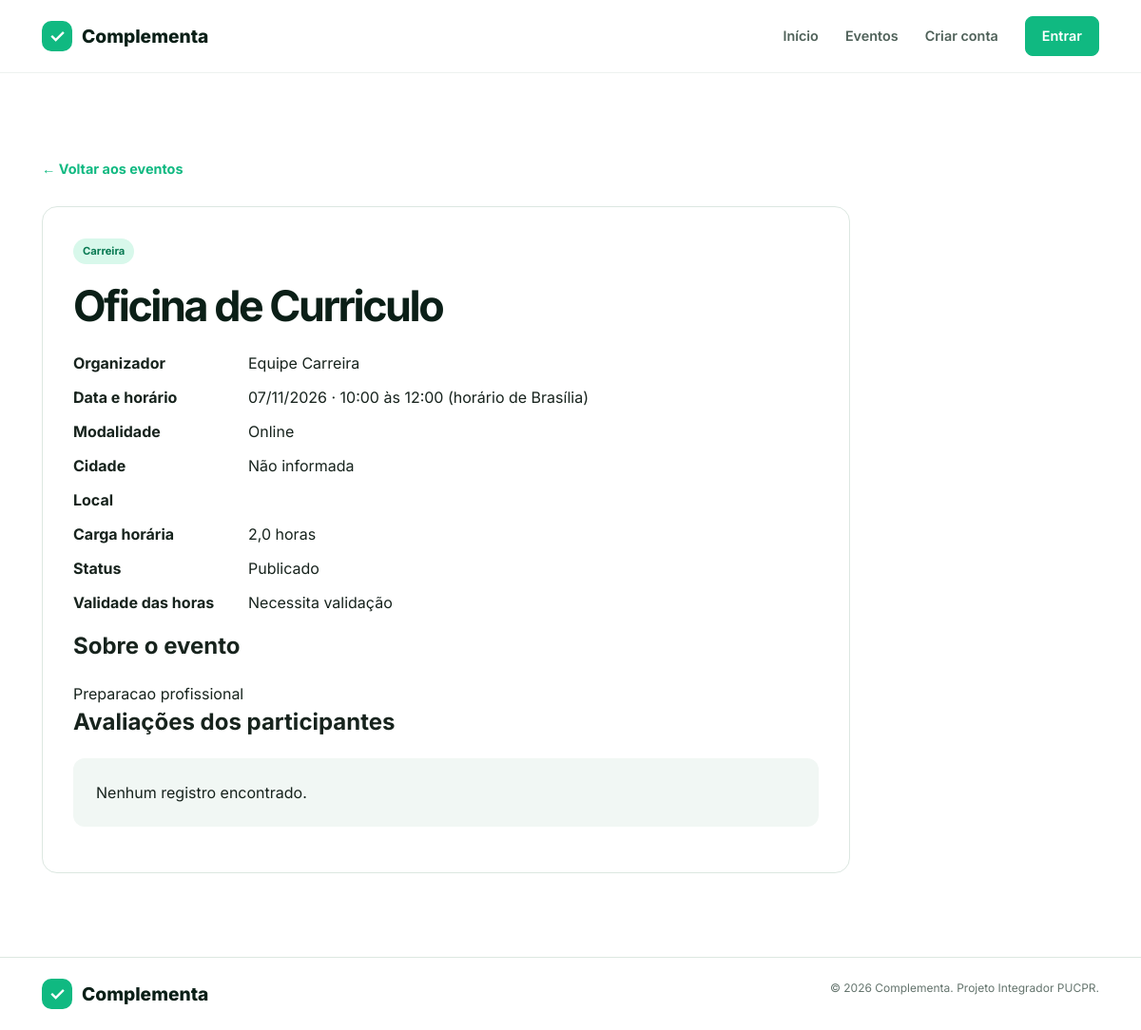
The app's page /evento.php?id=3 with its own data.
### tables this page shows
CREATE TABLE evento (
 id_evento INT UNSIGNED AUTO_INCREMENT PRIMARY KEY,
 id_organizador INT UNSIGNED NOT NULL, id_categoria INT UNSIGNED NOT NULL,
 titulo VARCHAR(150) NOT NULL, descricao VARCHAR(2000) NOT NULL, data_evento DATE NOT NULL,
 horario_inicio TIME NOT NULL, horario_termino TIME NOT NULL,
 carga_horaria DECIMAL(4,1) NOT NULL, modalidade VARCHAR(20) NOT NULL,
 cidade VARCHAR(100) NULL, local_evento VARCHAR(200) NULL, link VARCHAR(500) NULL,
 status VARCHAR(20) NOT NULL DEFAULT 'Publicado', validade_horas VARCHAR(30) NOT NULL DEFAULT 'Necessita validação',
 FOREIGN KEY (id_organizador) REFERENCES organizador(id_organizador),
 FOREIGN KEY (id_categoria) REFERENCES categoria(id_categoria),
 CHECK (carga_horaria BETWEEN 0.5 AND 999), CHECK (horario_termino > horario_inicio)
);

CREATE TABLE categoria (
 id_categoria INT UNSIGNED AUTO_INCREMENT PRIMARY KEY,
 nome VARCHAR(80) NOT NULL UNIQUE, descricao VARCHAR(500) NULL
);

CREATE TABLE organizador (
 id_organizador INT UNSIGNED AUTO_INCREMENT PRIMARY KEY,
 nome VARCHAR(150) NOT NULL, tipo VARCHAR(30) NOT NULL, email VARCHAR(150) NOT NULL UNIQUE,
 telefone VARCHAR(20) NULL, cidade VARCHAR(100) NOT NULL, senha_hash VARCHAR(255) NULL
);

### conexao.php (called while the page is built, shortened)
<?php
function obterConexao(): PDO
{
    $host = getenv('DB_HOST') ?: '127.0.0.1';
    $port = getenv('DB_PORT') ?: '3306';
    $database = getenv('DB_NAME') ?: 'complementa';
    $username = getenv('DB_USER') ?: 'root';
    $password = getenv('DB_PASSWORD');
    $password = $password === false ? '' : $password;
    $dsn = "mysql:host={$host};port={$port};dbname={$database};charset=utf8mb4";
    return new PDO($dsn, $username, $password, [
        PDO::ATTR_ERRMODE => PDO::ERRMODE_EXCEPTION,
        PDO::ATTR_DEFAULT_FETCH_MODE => PDO::FETCH_ASSOC,
        PDO::ATTR_EMULATE_PREPARES => false,
        PDO::MYSQL_ATTR_INIT_COMMAND => "SET time_zone = '-03:00'",
    ]);
}

### evento.php (the view, shortened to what this page needs)
<?php
require_once __DIR__ . '/app.php';
require_once __DIR__.'/painel_ui.php';
$evento = null;
$erros = [];
$id = filter_var($_GET['id'] ?? null, FILTER_VALIDATE_INT, ['options' => ['min_range' => 1]]);
if ($id) {
    try {
        $consulta = obterConexao()->prepare('SELECT e.id_evento,e.id_organizador,e.titulo,e.descricao,e.data_evento,e.horario_inicio,e.horario_termino,e.carga_horaria,e.modalidade,e.cidade,e.local_evento,e.link,e.status,e.validade_horas, c.nome AS categoria, o.nome AS organizador
            FROM evento e JOIN categoria c ON c.id_categoria = e.id_categoria
            JOIN organizador o ON o.id_organizador = e.id_organizador
            WHERE e.id_evento = :id');
        $consulta->execute(['id' => $id]);
        $evento = $consulta->fetch();
    } catch (PDOException $erro) {
        $erros[] = falhaBanco($erro);
    }
}
?>
<main class="container section">
    <a class="text-link" href="eventos.php">← Voltar aos eventos</a>
    <?php if ($evento): ?>
        <article class="detail-card">
            <span class="event-category"><?= escapar($evento['categoria']) ?></span>
            <h1><?= escapar($evento['titulo']) ?></h1>
            <dl class="event-info">
                <dt>Organizador</dt><dd><?= escapar($evento['organizador']) ?></dd>
                <dt>Data e horário</dt><dd><?= escapar(date('d/m/Y', strtotime($evento['data_evento']))) ?> · <?= escapar(substr($evento['horario_inicio'], 0, 5)) ?> às <?= escapar(substr($evento['horario_termino'], 0, 5)) ?> (horário de Brasília)</dd>
                <dt>Modalidade</dt><dd><?= escapar($evento['modalidade']) ?></dd>
                <dt>Cidade</dt><dd><?= escapar($evento['cidade'] ?: 'Não informada') ?></dd>
                <dt>Local</dt><dd><?= escapar($evento['local_evento']) ?></dd>
                <dt>Carga horária</dt><dd><?= escapar(number_format((float) $evento['carga_horaria'], 1, ',', '.')) ?> horas</dd>
                <dt>Status</dt><dd><?= escapar($evento['status']) ?></dd>
                <dt>Validade das horas</dt><dd><?= escapar($evento['validade_horas']) ?></dd>
            </dl>
            <h2>Sobre o evento</h2>
            <div class="event-description"><?= escapar($evento['descricao']) ?></div>
            <h2>Avaliações dos participantes</h2>
        </article>
    <?php elseif (!$erros): ?>
        <h1>Evento não encontrado</h1><p>Confira o endereço ou consulte a lista de eventos.</p>
    <?php endif; ?>
</main>

### style.css (style rules this page uses)
:root { --dark: #0b1f17; --green: #10b981; --green-light: #34d399; --ink: #17231d; --muted: #64746d; --line: #dce7e1; --soft: #f1f7f4; --white: #fff; }
* { box-sizing: border-box; }
html { scroll-behavior: smooth; }
body { margin: 0; color: var(--ink); font-family: Inter, Arial, sans-serif; line-height: 1.5; }
a { color: inherit; text-decoration: none; }
.container { margin: 0 auto; max-width: 1160px; padding: 0 24px; }
h1, h2, h3, p { margin-top: 0; }
h1 { color: var(--dark); font-size: clamp(2.3rem, 5vw, 4.3rem); letter-spacing: -.055em; line-height: 1.08; margin-bottom: 24px; }
.section { padding: 88px 0; }
.text-link { color: var(--green); font-size: .9rem; font-weight: 700; }
.event-category { background: #d8f8eb; border-radius: 20px; color: #087952; display: inline-block; font-size: .7rem; font-weight: 700; padding: 5px 10px; }
body { min-height: 100vh; display: flex; flex-direction: column; }
main { flex: 1; width: 100%; }
.form-card h1, .detail-card h1, .section-heading h1 { font-size: clamp(1.8rem, 4vw, 2.8rem); }
.detail-card { margin-top: 28px; max-width: 850px; padding: 32px; border: 1px solid var(--line); border-radius: 16px; }
.detail-card h1 { margin-top: 20px; }
.event-info { display: grid; grid-template-columns: minmax(110px, 160px) 1fr; gap: 12px 24px; }
.event-info dt { font-weight: 700; }
.event-info dd { margin: 0; overflow-wrap: anywhere; }
.event-description { white-space: pre-wrap; overflow-wrap: anywhere; }
.event-card, .detail-card h1 { overflow-wrap: anywhere; }
.container.section { padding-left: 24px; padding-right: 24px; }

### records on screen
evento: id_categoria.nome "Carreira", titulo "Oficina de Curriculo", id_organizador.nome "Equipe Carreira", data_evento "07/11/2026", horario_inicio "10:00", horario_termino "12:00", modalidade "Online", cidade "Não informada", carga_horaria "2,0", status "Publicado", validade_horas "Necessita validação", descricao "Preparacao profissional"
